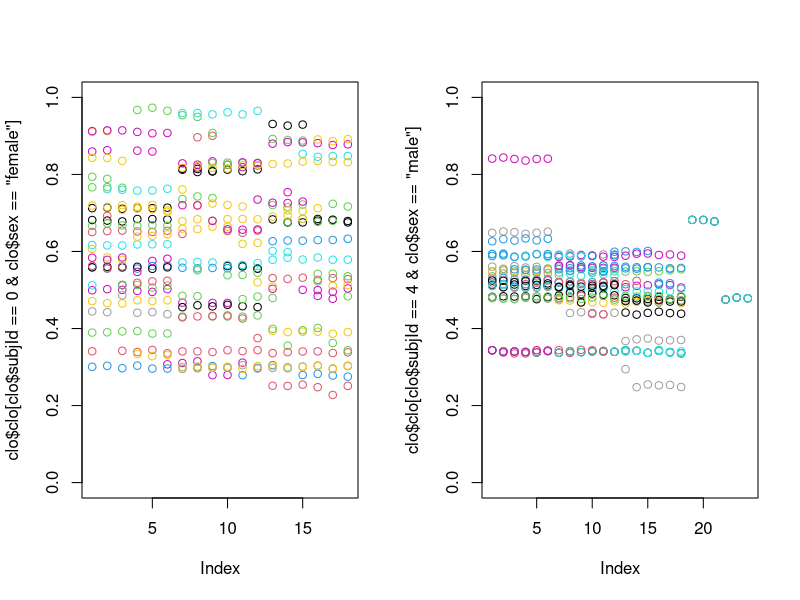
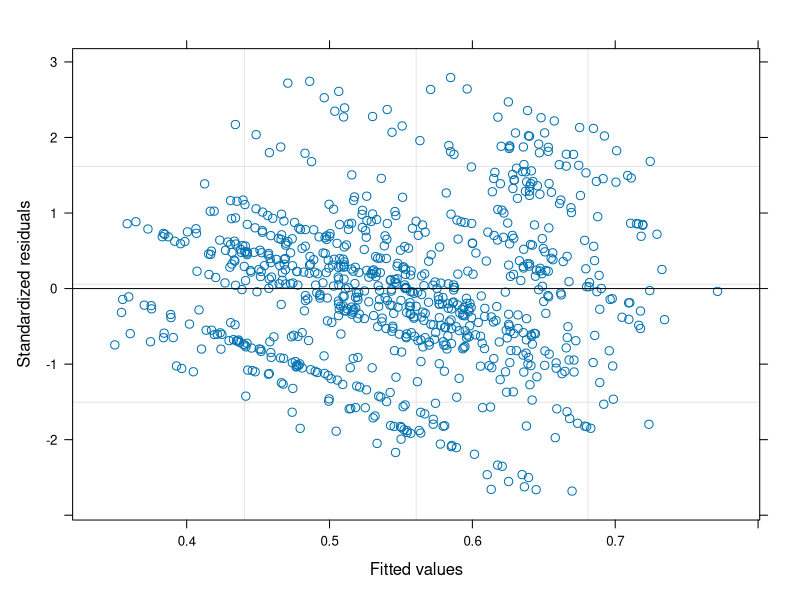

Write R code to recreate these figures, in order.
clo = read.csv("clothingFullAss03.csv", header=TRUE, na.strings="?")

summary(clo)

#Plotting female stuff----
par(mfrow=c(1,2))
plot(clo$clo[clo$subjId==0 & clo$sex=="female"],ylim=c(0,1))
for(i in 1:46){
  points(clo$clo[clo$subjId==i & clo$sex=="female"],col=i+1)
}

#Plotting male stuff----
plot(clo$clo[clo$subjId==4 & clo$sex=="male"],ylim=c(0,1))
for(i in 1:46){
  points(clo$clo[clo$subjId==i & clo$sex=="male"],col=i+1)
}


#Aggregate clo by subjId and Gender----
means=aggregate(clo ~ subjId + sex, data=clo,FUN=mean)


#linear mixed effect model----
library(nlme)
fit<-lme(clo~tOut+tInOp, random = ~1|sex, data=clo)
summary(fit)
plot(fit)



#Part 2-------
library(lme4)
fit0 <- lmer(clo~sex+(1|subjId),data=clo,REML=FALSE)
